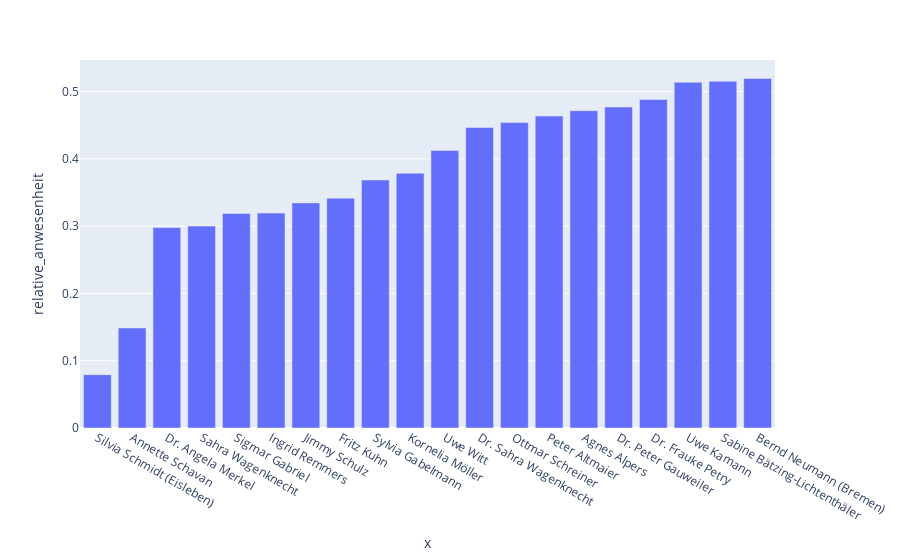

Here is the notebook cell this chart was saved with:
### Code cell
px.bar(delegated_df.head(20), x=delegated_df.head(20).index, y="relative_anwesenheit")

### Figure 1 — Plotly figure (JSON) as saved in the notebook; plotly's stock layout.template omitted (floating-point values rounded to 4 significant figures)
{"data": [{"hovertemplate": "x=%{x}<br>relative_anwesenheit=%{y}<extra></extra>", "legendgroup": "", "marker": {"color": "#636efa", "pattern": {"shape": ""}}, "name": "", "orientation": "v", "showlegend": false, "textposition": "auto", "type": "bar", "x": ["Silvia Schmidt (Eisleben)", "Annette Schavan", "Dr. Angela Merkel", "Sahra Wagenknecht", "Sigmar Gabriel", "Ingrid Remmers", "Jimmy Schulz", "Fritz Kuhn", "Sylvia Gabelmann", "Kornelia Möller", "Uwe Witt", "Dr. Sahra Wagenknecht", "Ottmar Schreiner", "Peter Altmaier", "Agnes Alpers", "Dr. Peter Gauweiler", "Dr. Frauke Petry", "Uwe Kamann", "Sabine Bätzing-Lichtenthäler", "Bernd Neumann (Bremen)"], "xaxis": "x", "y": [0.07925, 0.1486, 0.2978, 0.3001, 0.3189, 0.3194, 0.3345, 0.3415, 0.3685, 0.3786, 0.4124, 0.4465, 0.4538, 0.4636, 0.4716, 0.4769, 0.4882, 0.5139, 0.5152, 0.5195], "yaxis": "y"}], "layout": {"barmode": "relative", "legend": {"tracegroupgap": 0}, "margin": {"t": 60}, "xaxis": {"anchor": "y", "domain": [0, 1], "title": {"text": "x"}}, "yaxis": {"anchor": "x", "domain": [0, 1], "title": {"text": "relative_anwesenheit"}}}}
